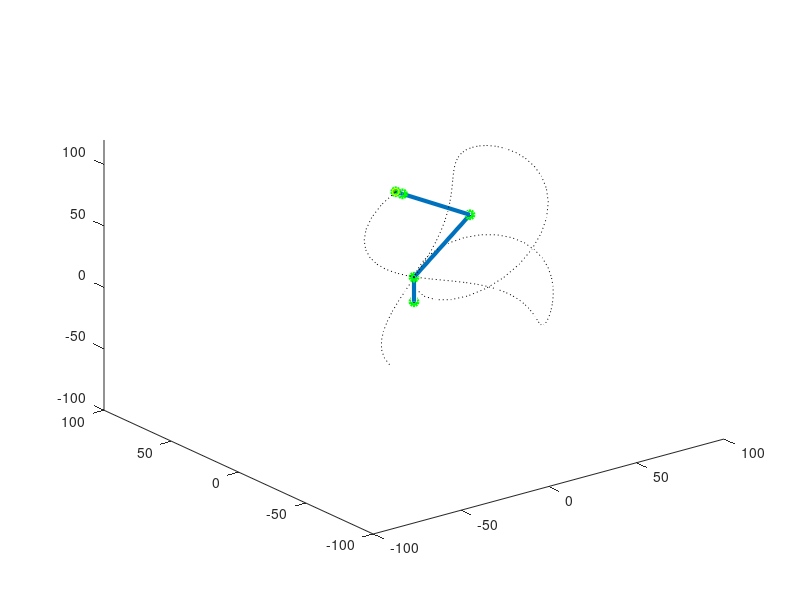

The MATLAB script that drew this image:
clc;            close all;          clear all;

t  = 0:0.1:10;
q0 = zeros(1,length(t));
q1 = (pi/3)*cos(t);
q2 = (pi/2)*(1+t);
q3 = (pi/2)*(1-t);
q4 = pi/2*ones(1,length(t));

d = [20 0 0 0 0];       a = [0 50 50 0 0];             al = [-pi/2 0 0 -pi/2 0];


%% Robot joint positions
x1 = zeros(1,length(t));     y1 = zeros(1,length(t));   z1 = 20*ones(1,length(t));
x2 = x1+50*cos(-q0-q1);       y2 = zeros(1,length(t));   z2 = z1+50*sin(-q0-q1);
x3 = x2+50*cos(-q0-q1-q2);    y3 = zeros(1,length(t));   z3 = z2+50*sin(-q0-q1-q2);
x4 = x3+5*cos(-q0-q1-q2-q3-q4);  y4 = zeros(1,length(t));   z4 = z3+5*sin(-q0-q1-q2-q3-q4);

Pos=[];
for i=1:length(t)
    
    cla
    %% Robot visualization
    xx = [0 x1(i) x2(i) x3(i) x4(i)];
    yy = [0 y1(i) y2(i) y3(i) y4(i)];
    zz = [0 z1(i) z2(i) z3(i) z4(i)];
    plot3(xx,yy,zz,'-o','markersize',5,'Linewidth',3,'MarkerFacecolor','b','MarkerEdgeColor','g')
    hold on
    plot3(x4(1:i),y4(1:i),z4(1:i),'k:')
    %% Forward Kinematics
    th = [q0(i) q1(i) q2(i) q3(i) q4(i)];
    H = eye(4);
    
    for j=1:5
        Hb = [cos(th(j)) -sin(th(j))*cos(al(j)) sin(th(j))*sin(al(j)) a(j)*cos(th(j));
              sin(th(j)) cos(th(j))*cos(al(j))  -cos(th(j))*sin(al(j)) a(j)*sin(th(j)); 
              0 sin(al(j)) cos(al(j)) d(j); 
              0 0 0 1];
          H = H*Hb;
    end
    Pe = H*[0;0;5;1];
    Pos=[Pos Pe];
    plot3(Pe(1),Pe(2),Pe(3),'ro','MarkerfaceColor','r','Markersize',5,'MarkerEdgeColor','y')
    xlim([-100 100])
    ylim([-100 100])
    zlim([-100 120])
    pause(0.1)
end
Pos